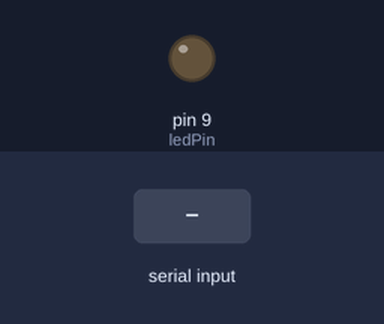
The sketch below on a simulated Arduino Uno, built with avr-gcc and run on an emulated ATmega328P. On the bench: output pins drawn as LEDs (lit = HIGH). Inputs (shaded band) come from the test bench.

Above: at 1.2 s.
1.3 s: "90,45\n" received over Serial
At 2.1 s:
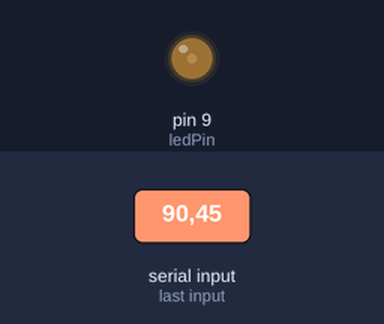
3.8 s: "30,150\n" received over Serial
At 4.1 s:
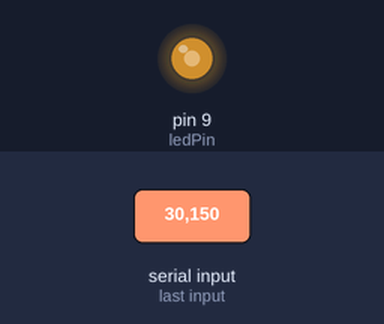
6.3 s: "200\n" received over Serial
At 7.1 s:
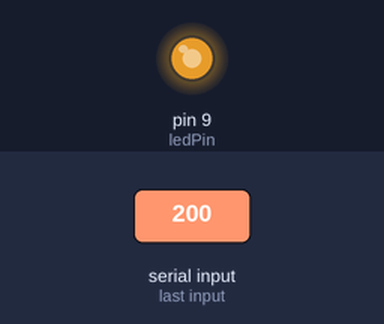
Timing chart, 0 to 9.3 s (numbered marks = the images above; inputs shaded):
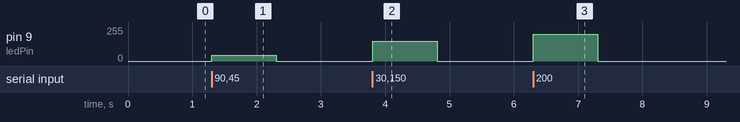

The sketch:

1116.2.ino
```cpp
int ledPin = 9; // PWM pin connected to LED

void setup() {
  Serial.begin(9600);
  pinMode(ledPin, OUTPUT);
}

void loop() {
  int bright;

  if (Serial.available() > 0) {
    bright = Serial.parseInt();
    analogWrite(ledPin, bright);
  }
}

// void setup() {
//   Serial.begin(9600);
//   pinMode(ledPin, OUTPUT); // Set LED pin as output
//   // pinMode(LED_BUILTIN, OUTPUT);

//   // Handshake
// //   while (Serial.available() <= 0) {
// //     digitalWrite(LED_BUILTIN, HIGH); // Blink LED while waiting for serial data
// //     delay(300);
// //     digitalWrite(LED_BUILTIN, LOW);
// //     delay(50);
// //   }
// // }

// void loop() {
//   int brightness;
//   if (Serial.available() > 0) {
//     // Read brightness value sent from p5.js
//     brightness = Serial.read();
//     brightness = constrain(brightness, 0, 255); // Ensure brightness is in valid range
//     analogWrite(ledPin, brightness); // Set LED brightness
//   }
// }
```

Measured:
- after the input at 1.3 s, pin 9 (ledPin): 0/255 → 45/255 at once, → 0/255 1.0 s later
- after the input at 3.8 s, pin 9 (ledPin): 0/255 → 150/255 at once, → 0/255 1.0 s later
- after the input at 6.3 s, pin 9 (ledPin): 0/255 → 200/255 at once, → 0/255 1.0 s later
